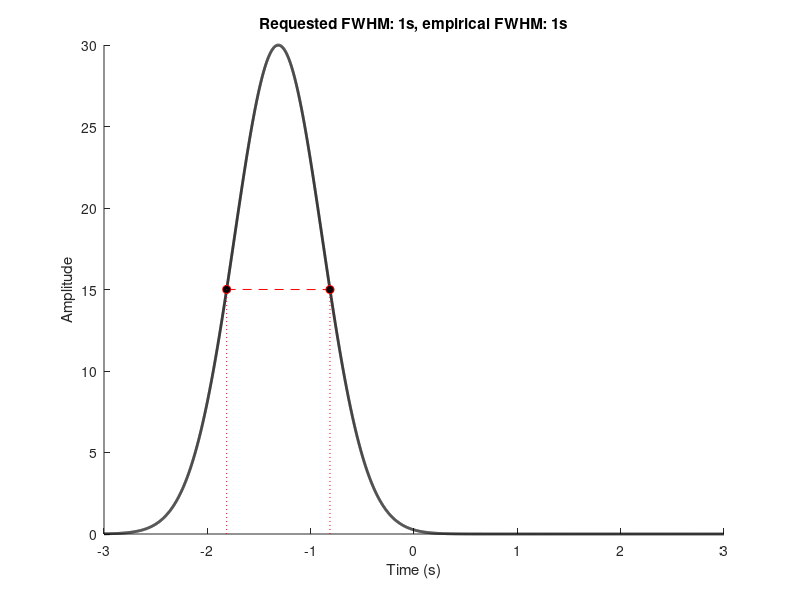

Write MATLAB code to recreate this figure.
%% Gaussian
% formula 1: amplitude * e^ (- (time - peak time)^2/ 2 s^2)
% amplitude : strength ? y axis.
% e : exponential : exp() function
% peak time : time point at the peak
% s : full width at half maximum.
% formula 2 : amplitude * exp ((-4 * log(2) * time^2) / h ^2)
% h = full width at half maximum (fwhm) in seconds.
% second formula is easier for expressing the main parameter "h".
% log part works as a normalization factor.

% simulation parameters
time  = -3:1/1000:3;
ptime = -1.3131;  % peak time 
ampl  = 30; % amplitude
fwhm  = 1;

% Gaussian
gwin = ampl* exp(-(4*log(2)*(time-ptime).^2) / fwhm^2);

% empirical FWHM
gwinN   = gwin./max(gwin); %normalizing the amp to 0 to 1. nec when determining the fwhm
midp    = dsearchn(time',ptime); % finding the peak time point
pst5    = midp-1+dsearchn(gwinN(midp:end)',.5); % pre half maximum time point
pre5    = dsearchn(gwinN(1:midp)',.5); % post half maximum time point
empfwhm = time(pst5) - time(pre5); %full width at half maximum


% visualize
figure(3), clf, hold on
plot(time,gwin,'k','linew',2)
plot(time([pre5 pst5]),gwin([pre5 pst5]),'ro--','markerfacecolor','k')
plot(time([pre5 pre5]),[0 gwin(pre5)],'r:')
plot(time([pst5 pst5]),[0 gwin(pst5)],'r:')
title([ 'Requested FWHM: ' num2str(fwhm) 's, empirical FWHM: ' num2str(empfwhm) 's' ])
xlabel('Time (s)'), ylabel('Amplitude')